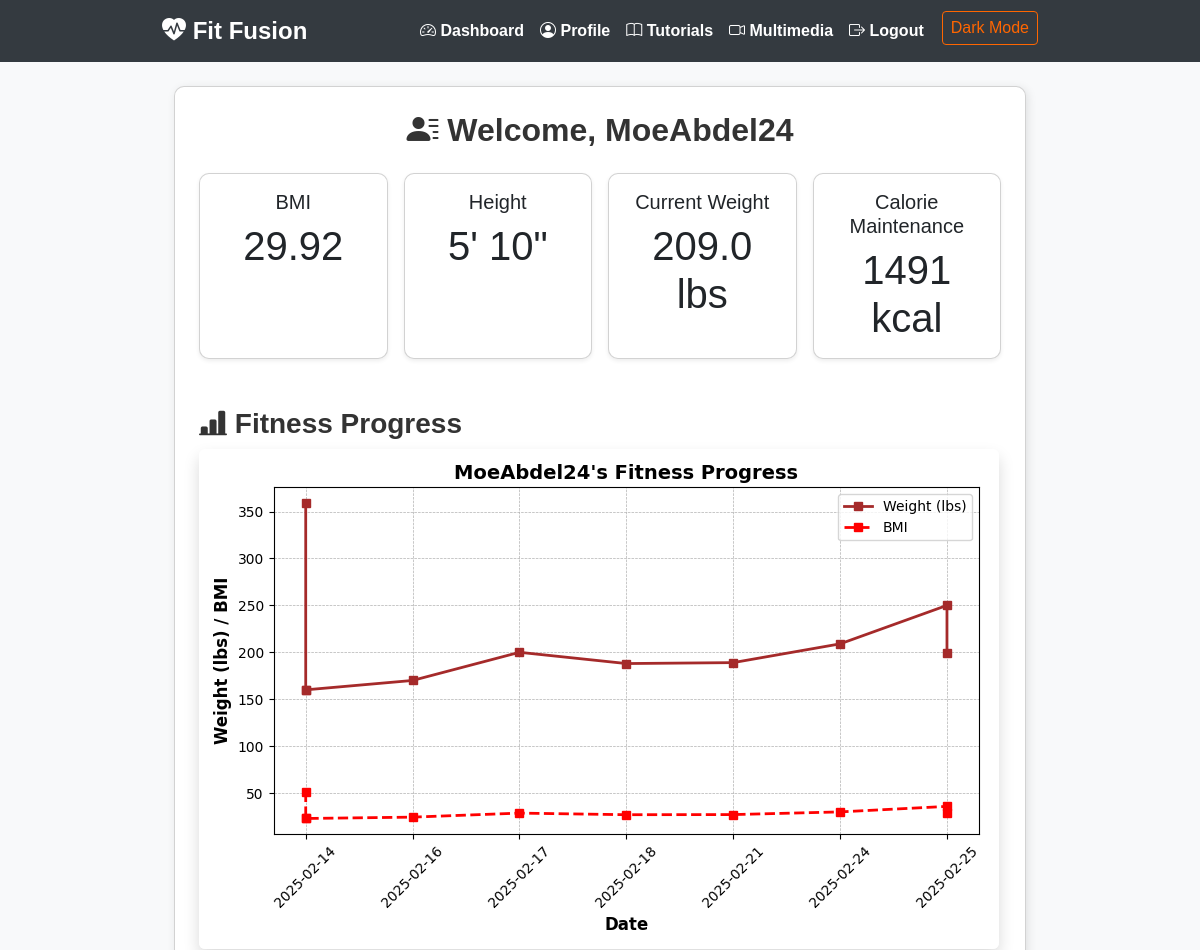
Page /dashboard (signed in, upper part) on the earlier database version.
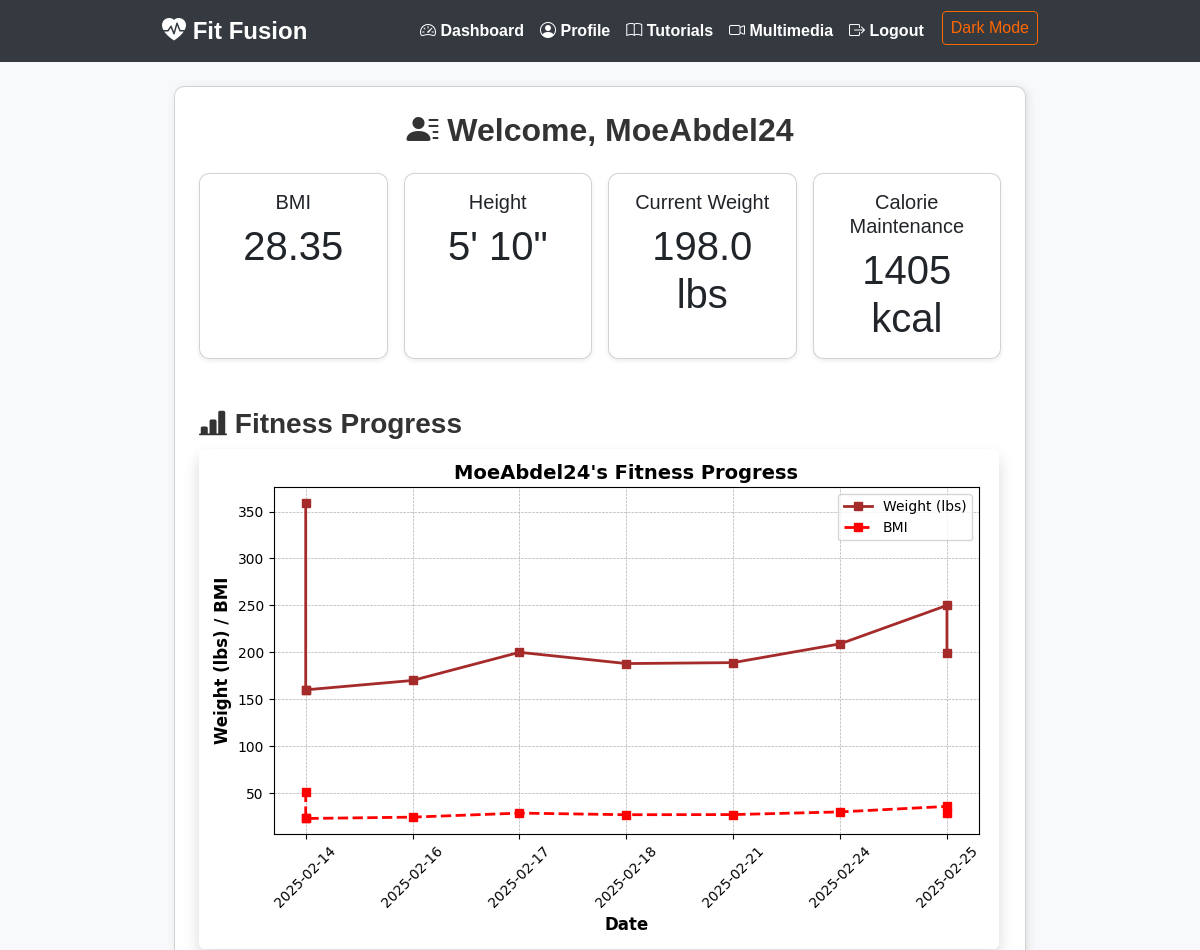
Same page on the later database version.
### app.py (models this page shows)
class User(db.Model):
    id = db.Column(db.Integer, primary_key=True)
    username = db.Column(db.String(80), unique=True, nullable=False)
    email = db.Column(db.String(120), unique=True, nullable=False)
    password = db.Column(db.String(256), nullable=False)
    age = db.Column(db.Integer, nullable=False)
    gender = db.Column(db.String(10), nullable=False)
    height = db.Column(db.Float, nullable=False)  # Stored in meters
    weight = db.Column(db.Float, nullable=False)  # Stored in kg
    activity_level = db.Column(db.String(20), nullable=False)
    workout_preference = db.Column(db.String(20), nullable=True)
    goal = db.Column(db.String(50), nullable=True)

### app.py (the view)
@app.route('/dashboard')
def dashboard():
    if 'user_id' not in session:
        flash('Please log in first.', 'warning')
        return redirect(url_for('login'))
    user = User.query.get(session['user_id'])
    bmi = calculate_bmi(user.weight, user.height)
    tdee = calculate_tdee(user)
    calorie_plans = {
        'maintenance': tdee,
        'light_deficit': tdee - 250,
        'medium_deficit': tdee - 500,
        'extreme_deficit': tdee - 750
    }
    page = request.args.get('page', 1, type=int)
    pagination = WorkoutLog.query.filter_by(user_id=user.id).order_by(WorkoutLog.date.asc()).paginate(page=page, per_page=10)
    workouts = pagination.items
    dates = [workout.date.strftime('%Y-%m-%d') for workout in workouts if workout.weight]
    weights = [workout.weight for workout in workouts if workout.weight]
    bmi_values = [calculate_bmi(weight, user.height) for weight in weights]
    if dates:
        plt.figure(figsize=(8, 5))
        plt.plot(dates, [w * 2.20462 for w in weights],
                 marker='s', linestyle='-', color='brown', markersize=6, linewidth=2, label='Weight (lbs)')
        plt.plot(dates, bmi_values,
                 marker='s', linestyle='--', color='red', markersize=6, linewidth=2, label='BMI')
        plt.xlabel('Date', fontsize=12, fontweight='bold')
        plt.ylabel('Weight (lbs) / BMI', fontsize=12, fontweight='bold')
        plt.title(f"{user.username}'s Fitness Progress", fontsize=14, fontweight='bold')
        plt.legend()
        plt.xticks(rotation=45)
        plt.grid(True, linestyle='--', linewidth=0.5)
        plt.tight_layout()
        img = io.BytesIO()
        plt.savefig(img, format='png')
        img.seek(0)
        plot_url = base64.b64encode(img.getvalue()).decode()
    else:
        plot_url = None
    if user.workout_preference:
        pref = user.workout_preference.lower()
        if 'cardio' in pref:
            recommended_workout = "Try a 30-minute run or cycling session."
        elif 'weight' in pref:
            recommended_workout = "Consider a full-body strength training routine."
        elif 'strength' in pref:
            recommended_workout = "Focus on compound lifts like squats, deadlifts, and bench press."
        else:
            recommended_workout = "Keep up the great work with your fitness routine!"
    else:
        recommended_workout = "Keep up the great work with your fitness routine!"
    return render_template(
        'dashboard.html',
        user=user,
        bmi=bmi,
        calorie_plans=calorie_plans,
        plot_url=plot_url,
        workouts=workouts,
        recommended_workout=recommended_workout,
        pagination=pagination
    )

### app.py (called while the page is built)
def calculate_bmi(weight, height):
    return round(weight / (height ** 2), 2)

def calculate_tdee(user):
    if user.gender.lower() == 'male':
        bmr = (10 * user.weight) + (6.25 * user.height) - (5 * user.age) + 5
    else:
        bmr = (10 * user.weight) + (6.25 * user.height) - (5 * user.age) - 161
    activity_factors = {
        'sedentary': 1.2,
        'light': 1.375,
        'moderate': 1.55,
        'active': 1.725,
        'very_active': 1.9
    }
    return round(bmr * activity_factors.get(user.activity_level, 1.2))

def height_to_feet_inches(meters):
    total_inches = round(meters / 0.0254)
    feet = total_inches // 12
    inches = total_inches % 12
    return f"{feet}' {inches}\""

### templates/dashboard.html (shortened to what this page needs)
{% extends "base.html" %}
{% block content %}
<div class="container mt-4">
  <div class="card p-4">
    <h2 class="mb-4 text-center">
      <i class="bi bi-person-lines-fill"></i> Welcome, {{ user.username }}
    </h2>
    <div class="row row-cols-2 row-cols-md-4 g-3 text-center mb-4">
      <div class="col">
        <div class="card shadow-sm h-100">
          <div class="card-body">
            <h5 class="card-title">BMI</h5>
            <p class="card-text display-6">{{ bmi }}</p>
          </div>
        </div>
      </div>
      <div class="col">
        <div class="card shadow-sm h-100">
          <div class="card-body">
            <h5 class="card-title">Height</h5>
            <p class="card-text display-6">{{ user.height | height_to_feet_inches }}</p>
          </div>
        </div>
      </div>
      <div class="col">
        <div class="card shadow-sm h-100">
          <div class="card-body">
            <h5 class="card-title">Current Weight</h5>
            <p class="card-text display-6">
              {{ (user.weight * 2.20462) | round(1) }} lbs
            </p>
          </div>
        </div>
      </div>
      <div class="col">
        <div class="card shadow-sm h-100">
          <div class="card-body">
            <h5 class="card-title">Calorie Maintenance</h5>
            <p class="card-text display-6">
              {{ calorie_plans['maintenance'] }} kcal
            </p>
          </div>
        </div>
      </div>
    </div>
    <h3 class="mt-4">
      <i class="bi bi-bar-chart-line-fill"></i> Fitness Progress
    </h3>
    <div class="chart-container mb-4">
      {% if plot_url %}
        <img class="img-fluid rounded shadow" alt="Fitness Progress Graph">
      {% else %}
        <p class="text-muted">No fitness data available yet. Log your weight to track progress!</p>
      {% endif %}
    </div>
  </div>
</div>
{% endblock %}

Differences in the rows shown:
changed User "MoeAbdel24": (user.weight*2.20462)|round(1) "209.0" → "198.0"
Other differences:
{{ bmi }}: "29.92" → "28.35"
{{ calorie_plans['maintenance'] }}: "1491" → "1405"
